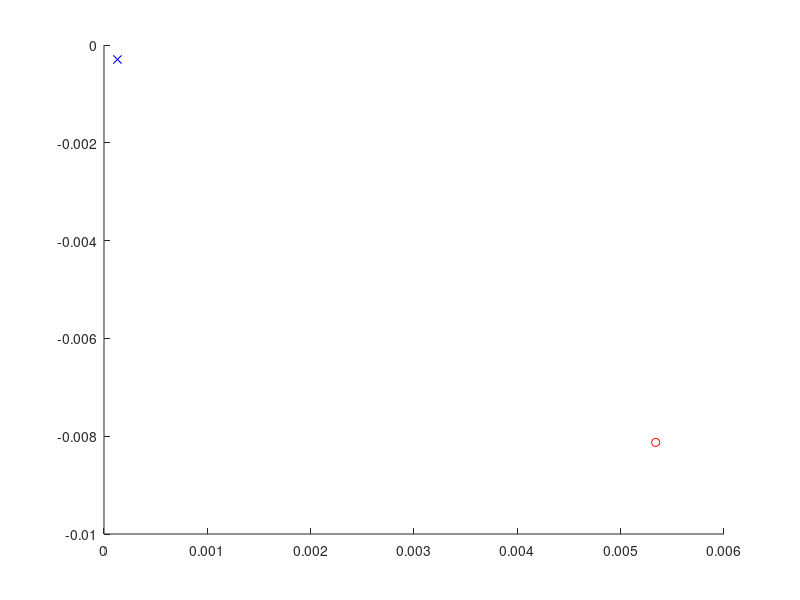

This figure's MATLAB source: (Note: this script raises an error after producing the figure.)
% Multi-rate Kalman filter example
clear;clc;

% Discrete time step
dt = 0.01;

% Prior
mu = zeros(4,1); % mean (mu)
S = 0.01*eye(4);% covariance (Sigma)

% Continuous motion model (2-D)
b = 1;
m = 2;
A = [ 0 1 0 0; 0 -b/m 0 0; 0 0 0 1; 0 0 0 -b/m];
B = [0 0 ;1/m 0; 0 0; 0 1/m];
R = [.0001 0 0 0; 0 .0001 0 0; 0 0 .0001 0; 0 0 0 .0001];
[RE, Re] = eig (R);

% Measurement model
Cp = eye(4);
Cv = zeros(2,4);
Cv(1,2) = 1;
Cv(2,4) = 1;
D = zeros(2,2);
Qp = [.004 0 -0.001 0 ; 0 0.1 0 -0.01;  -0.001 0 .001 0; 0 -0.01 0 0.05];
Qv = [.1 -0.01; -0.01 .05];
[QpE, Qpe] = eig (Qp);
[QvE, Qve] = eig (Qv);

% Form continuous system
sysc=ss(A,B,Cv,D);

% zoh discretization
sysd = c2d(sysc,dt,'zoh');
Ad = sysd.A;
Bd = sysd.B;

% Simulation Initializations
Tf = 1;
T = 0:dt:Tf;
u = 10*[sin(2*T);cos(T)];
n = length(Ad(1,:));
x = zeros(n,length(T));
x(:,1) = zeros(n,1);
mp = length(Cp(:,1));
mv = length(Cv(:,1));
y = zeros(mp,length(T));
mup_S = zeros(n,length(T));
mu_S = zeros(n,length(T));


%% Main loop
for t=2:length(T)
    %% Simulation
    % Select a motion disturbance
    e = RE*sqrt(Re)*randn(n,1);
    % Update state
    x(:,t) = Ad*x(:,t-1)+ Bd*u(:,t) + e;

    % Take measurement
    % Select a measurement disturbance and determine measurement
    if (mod(t,10)==0)
        d = QpE*sqrt(Qpe)*randn(mp,1);
        y(:,t) = Cp*x(:,t) + d;
    else
        d = QvE*sqrt(Qve)*randn(mv,1);
        y([2 4],t) = Cv*x(:,t) + d;
    end
    
    %% Kalman Filter Estimation
    % Prediction update
    mup = Ad*mu + Bd*u(:,t);
    Sp = Ad*S*Ad' + R;

    % Measurement update
    if (mod(t,10) == 0)
        K = Sp*Cp'*inv(Cp*Sp*Cp'+Qp);
        mu = mup + K*(y(:,t)-Cp*mup);
        S = (eye(n)-K*Cp)*Sp;
    else
        K = Sp*Cv'*inv(Cv*Sp*Cv'+Qv);
        mu = mup + K*(y([2 4],t)-Cv*mup);
        S = (eye(n)-K*Cv)*Sp;
    end
    
    % Store results
    mup_S(:,t) = mup;
    mu_S(:,t) = mu;
    K_S(:,t) = [K(:,1); K(:,2)];
  
    %% Plot results
    figure(1);clf; hold on;
    plot(x(3,2:t),x(1,2:t), 'ro--')
    if (mod(t,10)==0) plot(y(3,t),y(1,t), 'gx'); end
    %plot(mup_S(3,1:t),mup_S(1,1:t), 'mx--')
    plot(mu_S(3,2:t),mu_S(1,2:t), 'bx--')
    mu_pos = [mu(3) mu(1)];
    S_pos = [S(3,3) S(3,1); S(1,3) S(1,1)];
    error_ellipse(S_pos,mu_pos,0.75);
    error_ellipse(S_pos,mu_pos,0.95);
    title('True state and beliefs')
    legend('State', 'Measurement','Estimate')
    axis([-.5 2.5 -.5 2])
    F(t-1) = getframe;
end


